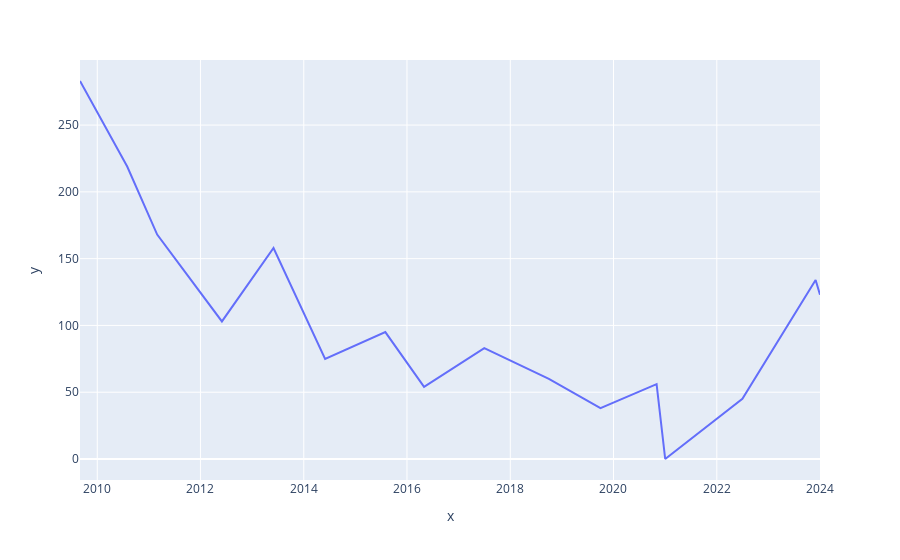

Notebook cell for this chart:
### Code cell
import plotly.express as px
# series_influ_A_df['Year'] = series_influ_A_df['Month'].apply(lambda x:x[:4])
# series_influ_A_df.groupby('Year').max()

# px.line(x= series_influ_A_df["Year"],y = series_influ_A_df["Influenza A - All types of surveillance"])
df1 = series_influ_A_df.copy()

df1['Month'] = pd.to_datetime(df1['Month'])
 
df1['Year'] = df1['Month'].dt.year

 
max_values = df1.loc[df1.groupby('Year')['Influenza A - All types of surveillance'].idxmax()]
 
# print(max_values[['Year', 'Month', 'Influenza A - All types of surveillance']])
px.line(x= max_values["Month"],y = max_values["Influenza A - All types of surveillance"])

### Figure 1 — Plotly figure (JSON) as saved in the notebook; plotly's stock layout.template omitted (floating-point values rounded to 4 significant figures)
{"data": [{"hovertemplate": "x=%{x}<br>y=%{y}<extra></extra>", "legendgroup": "", "line": {"color": "#636efa", "dash": "solid"}, "marker": {"symbol": "circle"}, "mode": "lines", "name": "", "orientation": "v", "showlegend": false, "type": "scatter", "x": ["2009-09-01T00:00:00", "2010-08-01T00:00:00", "2011-03-01T00:00:00", "2012-06-01T00:00:00", "2013-06-01T00:00:00", "2014-06-01T00:00:00", "2015-08-01T00:00:00", "2016-05-01T00:00:00", "2017-07-01T00:00:00", "2018-10-01T00:00:00", "2019-10-01T00:00:00", "2020-11-01T00:00:00", "2021-01-01T00:00:00", "2022-07-01T00:00:00", "2023-12-01T00:00:00", "2024-01-01T00:00:00"], "xaxis": "x", "y": [283, 219, 168, 103, 158, 75, 95, 54, 83, 60, 38, 56, 0, 45, 134, 123], "yaxis": "y"}], "layout": {"legend": {"tracegroupgap": 0}, "margin": {"t": 60}, "xaxis": {"anchor": "y", "domain": [0, 1], "title": {"text": "x"}}, "yaxis": {"anchor": "x", "domain": [0, 1], "title": {"text": "y"}}}}
